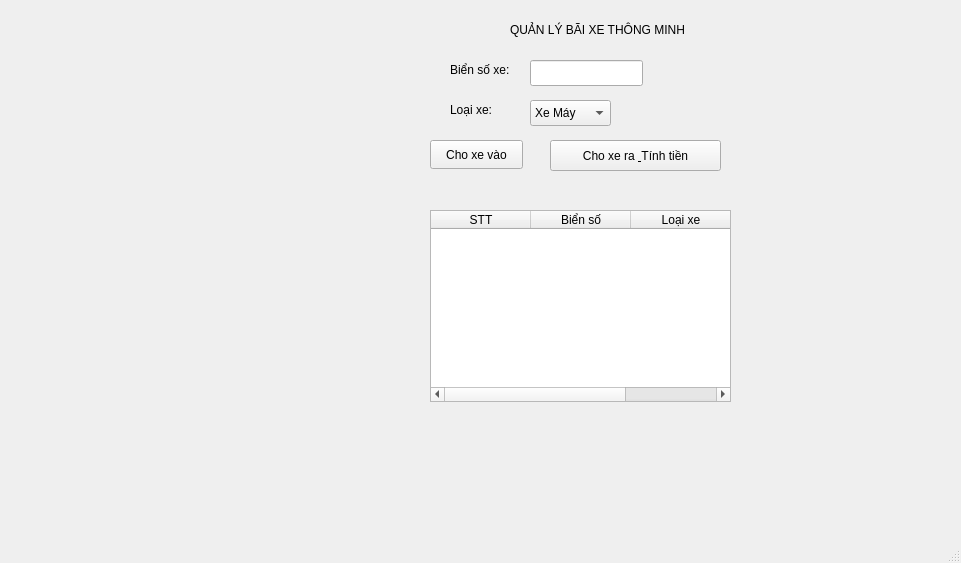
<?xml version="1.0" encoding="UTF-8"?>
<ui version="4.0">
 <class>MainWindow</class>
 <widget class="QMainWindow" name="MainWindow">
  <property name="geometry">
   <rect>
    <x>0</x>
    <y>0</y>
    <width>961</width>
    <height>563</height>
   </rect>
  </property>
  <property name="windowTitle">
   <string>MainWindow</string>
  </property>
  <widget class="QWidget" name="centralwidget">
   <widget class="QLabel" name="label">
    <property name="geometry">
     <rect>
      <x>510</x>
      <y>20</y>
      <width>211</width>
      <height>20</height>
     </rect>
    </property>
    <property name="text">
     <string>QUẢN LÝ BÃI XE THÔNG MINH</string>
    </property>
   </widget>
   <widget class="QLabel" name="label_2">
    <property name="geometry">
     <rect>
      <x>450</x>
      <y>60</y>
      <width>81</width>
      <height>20</height>
     </rect>
    </property>
    <property name="text">
     <string>Biển số xe:</string>
    </property>
   </widget>
   <widget class="QLineEdit" name="inputPlate">
    <property name="geometry">
     <rect>
      <x>530</x>
      <y>60</y>
      <width>113</width>
      <height>26</height>
     </rect>
    </property>
   </widget>
   <widget class="QLabel" name="label_3">
    <property name="geometry">
     <rect>
      <x>450</x>
      <y>100</y>
      <width>63</width>
      <height>20</height>
     </rect>
    </property>
    <property name="text">
     <string>Loại xe:</string>
    </property>
   </widget>
   <widget class="QComboBox" name="comboType">
    <property name="geometry">
     <rect>
      <x>530</x>
      <y>100</y>
      <width>81</width>
      <height>26</height>
     </rect>
    </property>
    <item>
     <property name="text">
      <string>Xe Máy</string>
     </property>
    </item>
    <item>
     <property name="text">
      <string>Ô Tô</string>
     </property>
    </item>
   </widget>
   <widget class="QPushButton" name="btnIn">
    <property name="geometry">
     <rect>
      <x>430</x>
      <y>140</y>
      <width>93</width>
      <height>29</height>
     </rect>
    </property>
    <property name="text">
     <string>Cho xe vào</string>
    </property>
   </widget>
   <widget class="QPushButton" name="btnOut">
    <property name="geometry">
     <rect>
      <x>550</x>
      <y>140</y>
      <width>171</width>
      <height>31</height>
     </rect>
    </property>
    <property name="text">
     <string>Cho xe ra &amp; Tính tiền</string>
    </property>
   </widget>
   <widget class="QTableWidget" name="tableWidget">
    <property name="geometry">
     <rect>
      <x>430</x>
      <y>210</y>
      <width>301</width>
      <height>192</height>
     </rect>
    </property>
    <column>
     <property name="text">
      <string>STT</string>
     </property>
    </column>
    <column>
     <property name="text">
      <string>Biển số</string>
     </property>
    </column>
    <column>
     <property name="text">
      <string>Loại xe</string>
     </property>
    </column>
   </widget>
  </widget>
  <widget class="QMenuBar" name="menubar">
   <property name="geometry">
    <rect>
     <x>0</x>
     <y>0</y>
     <width>961</width>
     <height>22</height>
    </rect>
   </property>
  </widget>
  <widget class="QStatusBar" name="statusbar"/>
 </widget>
 <resources/>
 <connections/>
</ui>
